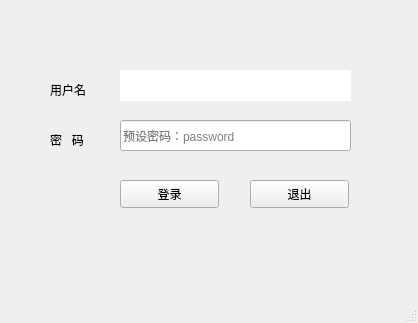
<?xml version="1.0" encoding="UTF-8"?>
<ui version="4.0">
 <class>UserLoginForm</class>
 <widget class="QMainWindow" name="UserLoginForm">
  <property name="geometry">
   <rect>
    <x>0</x>
    <y>0</y>
    <width>418</width>
    <height>323</height>
   </rect>
  </property>
  <property name="windowTitle">
   <string>MainWindow</string>
  </property>
  <widget class="QWidget" name="centralwidget">
   <widget class="QPlainTextEdit" name="UserName">
    <property name="geometry">
     <rect>
      <x>120</x>
      <y>70</y>
      <width>231</width>
      <height>31</height>
     </rect>
    </property>
    <property name="cursor" stdset="0">
     <cursorShape>IBeamCursor</cursorShape>
    </property>
    <property name="styleSheet">
     <string notr="true">QFrame 
{
	border-radius:12px;
}</string>
    </property>
    <property name="plainText">
     <string/>
    </property>
    <property name="backgroundVisible">
     <bool>false</bool>
    </property>
    <property name="placeholderText">
     <string>预设用户名：testuser</string>
    </property>
   </widget>
   <widget class="QPushButton" name="LoginButton">
    <property name="geometry">
     <rect>
      <x>120</x>
      <y>180</y>
      <width>99</width>
      <height>28</height>
     </rect>
    </property>
    <property name="cursor">
     <cursorShape>PointingHandCursor</cursorShape>
    </property>
    <property name="styleSheet">
     <string notr="true">QFrame 
{
	border-radius:12px；
}</string>
    </property>
    <property name="text">
     <string>登录</string>
    </property>
   </widget>
   <widget class="QPushButton" name="ExitButton">
    <property name="geometry">
     <rect>
      <x>250</x>
      <y>180</y>
      <width>99</width>
      <height>28</height>
     </rect>
    </property>
    <property name="cursor">
     <cursorShape>PointingHandCursor</cursorShape>
    </property>
    <property name="styleSheet">
     <string notr="true">QFrame
{
	border-radius:12px;
}</string>
    </property>
    <property name="text">
     <string>退出</string>
    </property>
   </widget>
   <widget class="QLabel" name="label">
    <property name="geometry">
     <rect>
      <x>50</x>
      <y>80</y>
      <width>69</width>
      <height>19</height>
     </rect>
    </property>
    <property name="text">
     <string>用户名</string>
    </property>
   </widget>
   <widget class="QLabel" name="label_2">
    <property name="geometry">
     <rect>
      <x>50</x>
      <y>130</y>
      <width>69</width>
      <height>19</height>
     </rect>
    </property>
    <property name="text">
     <string>密   码</string>
    </property>
   </widget>
   <widget class="QLineEdit" name="Password">
    <property name="geometry">
     <rect>
      <x>120</x>
      <y>120</y>
      <width>231</width>
      <height>31</height>
     </rect>
    </property>
    <property name="styleSheet">
     <string notr="true">QFrame
{
border-radius:12px;
}
</string>
    </property>
    <property name="placeholderText">
     <string>预设密码：password</string>
    </property>
   </widget>
  </widget>
  <widget class="QMenuBar" name="menubar">
   <property name="geometry">
    <rect>
     <x>0</x>
     <y>0</y>
     <width>418</width>
     <height>24</height>
    </rect>
   </property>
  </widget>
  <widget class="QStatusBar" name="statusbar"/>
 </widget>
 <resources/>
 <connections/>
</ui>
